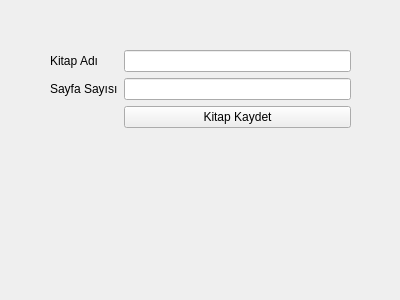
<?xml version="1.0" encoding="UTF-8"?>
<ui version="4.0">
 <class>kitapKaydetmeFormu</class>
 <widget class="QWidget" name="kitapKaydetmeFormu">
  <property name="geometry">
   <rect>
    <x>0</x>
    <y>0</y>
    <width>400</width>
    <height>300</height>
   </rect>
  </property>
  <property name="windowTitle">
   <string>Kitap Kayıt Formu</string>
  </property>
  <widget class="QWidget" name="formLayoutWidget">
   <property name="geometry">
    <rect>
     <x>50</x>
     <y>50</y>
     <width>301</width>
     <height>151</height>
    </rect>
   </property>
   <layout class="QFormLayout" name="formLayout">
    <item row="0" column="0">
     <widget class="QLabel" name="kitapAdLabel">
      <property name="text">
       <string>Kitap Adı</string>
      </property>
     </widget>
    </item>
    <item row="0" column="1">
     <widget class="QLineEdit" name="kitapAdiEdit"/>
    </item>
    <item row="1" column="0">
     <widget class="QLabel" name="sayfaSaySLabel">
      <property name="text">
       <string>Sayfa Sayısı</string>
      </property>
     </widget>
    </item>
    <item row="1" column="1">
     <widget class="QLineEdit" name="sayfaSayisiEdit"/>
    </item>
    <item row="2" column="1">
     <widget class="QPushButton" name="btn_kitap_ekle">
      <property name="text">
       <string>Kitap Kaydet</string>
      </property>
     </widget>
    </item>
   </layout>
  </widget>
 </widget>
 <resources/>
 <connections/>
</ui>
